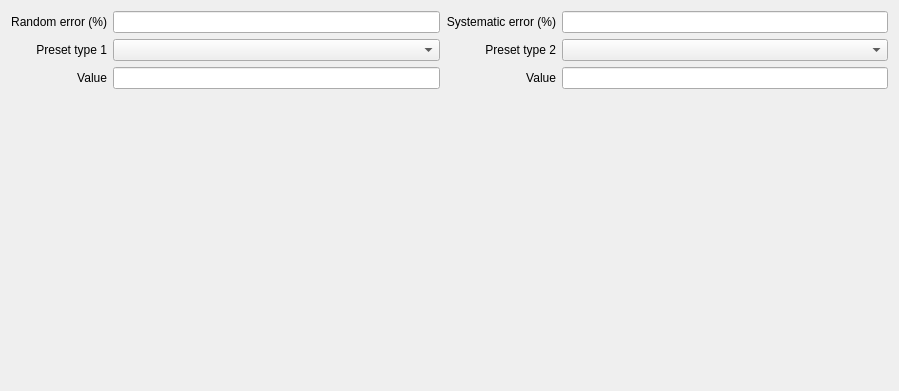
              <widget class="QWidget" name="pageInputSampleAdvancedParameters">
               <property name="geometry">
                <rect>
                 <x>0</x>
                 <y>0</y>
                 <width>899</width>
                 <height>391</height>
                </rect>
               </property>
               <property name="styleSheet">
                <string notr="true"/>
               </property>
               <attribute name="label">
                <string>Advanced parameters</string>
               </attribute>
               <layout class="QGridLayout" name="gridLayout_6">
                <item row="3" column="1">
                 <spacer name="verticalSpacer_4">
                  <property name="orientation">
                   <enum>Qt::Vertical</enum>
                  </property>
                  <property name="sizeHint" stdset="0">
                   <size>
                    <width>20</width>
                    <height>40</height>
                   </size>
                  </property>
                 </spacer>
                </item>
                <item row="2" column="0">
                 <widget class="QLabel" name="label_46">
                  <property name="text">
                   <string>Value</string>
                  </property>
                  <property name="alignment">
                   <set>Qt::AlignRight|Qt::AlignTrailing|Qt::AlignVCenter</set>
                  </property>
                 </widget>
                </item>
                <item row="0" column="2">
                 <widget class="QLabel" name="label_45">
                  <property name="text">
                   <string>Systematic error (%)</string>
                  </property>
                  <property name="alignment">
                   <set>Qt::AlignRight|Qt::AlignTrailing|Qt::AlignVCenter</set>
                  </property>
                 </widget>
                </item>
                <item row="2" column="2">
                 <widget class="QLabel" name="label_47">
                  <property name="text">
                   <string>Value</string>
                  </property>
                  <property name="alignment">
                   <set>Qt::AlignRight|Qt::AlignTrailing|Qt::AlignVCenter</set>
                  </property>
                 </widget>
                </item>
                <item row="0" column="3">
                 <widget class="QLineEdit" name="tbInputSampleSystematicError">
                  <property name="maxLength">
                   <number>32</number>
                  </property>
                 </widget>
                </item>
                <item row="0" column="1">
                 <widget class="QLineEdit" name="tbInputSampleRandomError">
                  <property name="maxLength">
                   <number>32</number>
                  </property>
                 </widget>
                </item>
                <item row="0" column="0">
                 <widget class="QLabel" name="label_44">
                  <property name="text">
                   <string>Random error (%)</string>
                  </property>
                  <property name="alignment">
                   <set>Qt::AlignRight|Qt::AlignTrailing|Qt::AlignVCenter</set>
                  </property>
                 </widget>
                </item>
                <item row="2" column="1">
                 <widget class="QLineEdit" name="tbInputSamplePresetType1">
                  <property name="maxLength">
                   <number>32</number>
                  </property>
                 </widget>
                </item>
                <item row="2" column="3">
                 <widget class="QLineEdit" name="tbInputSamplePresetType2">
                  <property name="maxLength">
                   <number>32</number>
                  </property>
                 </widget>
                </item>
                <item row="1" column="0">
                 <widget class="QLabel" name="label_57">
                  <property name="text">
                   <string>Preset type 1</string>
                  </property>
                  <property name="alignment">
                   <set>Qt::AlignRight|Qt::AlignTrailing|Qt::AlignVCenter</set>
                  </property>
                 </widget>
                </item>
                <item row="1" column="2">
                 <widget class="QLabel" name="label_58">
                  <property name="text">
                   <string>Preset type 2</string>
                  </property>
                  <property name="alignment">
                   <set>Qt::AlignRight|Qt::AlignTrailing|Qt::AlignVCenter</set>
                  </property>
                 </widget>
                </item>
                <item row="1" column="1">
                 <widget class="QComboBox" name="cboxInputSamplePresetType1"/>
                </item>
                <item row="1" column="3">
                 <widget class="QComboBox" name="cboxInputSamplePresetType2"/>
                </item>
               </layout>
              </widget>
